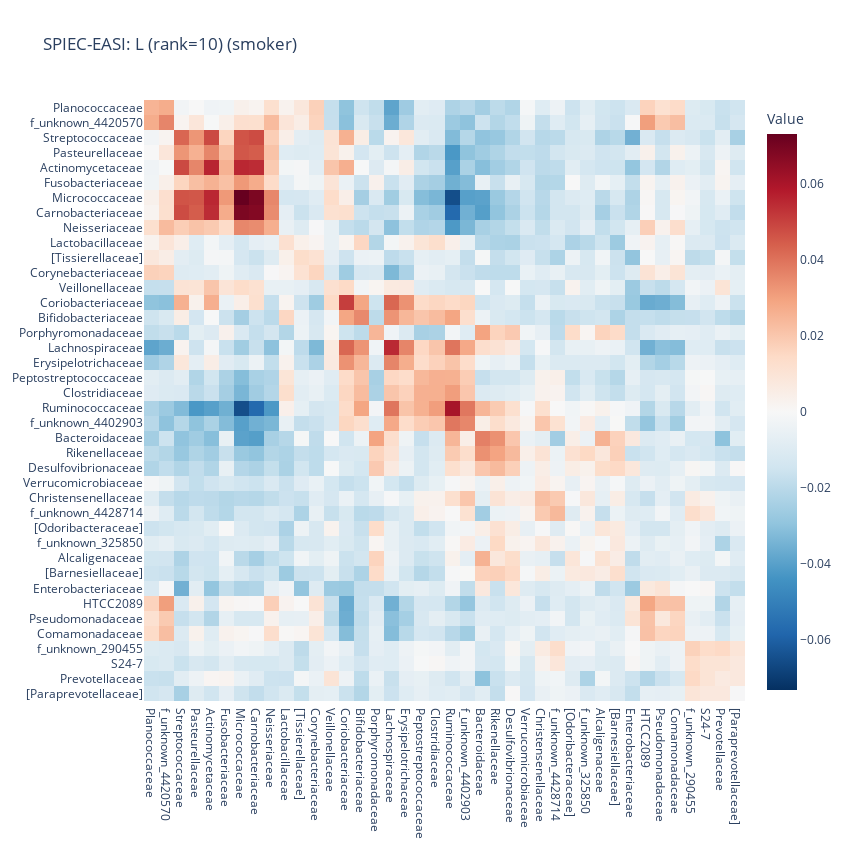
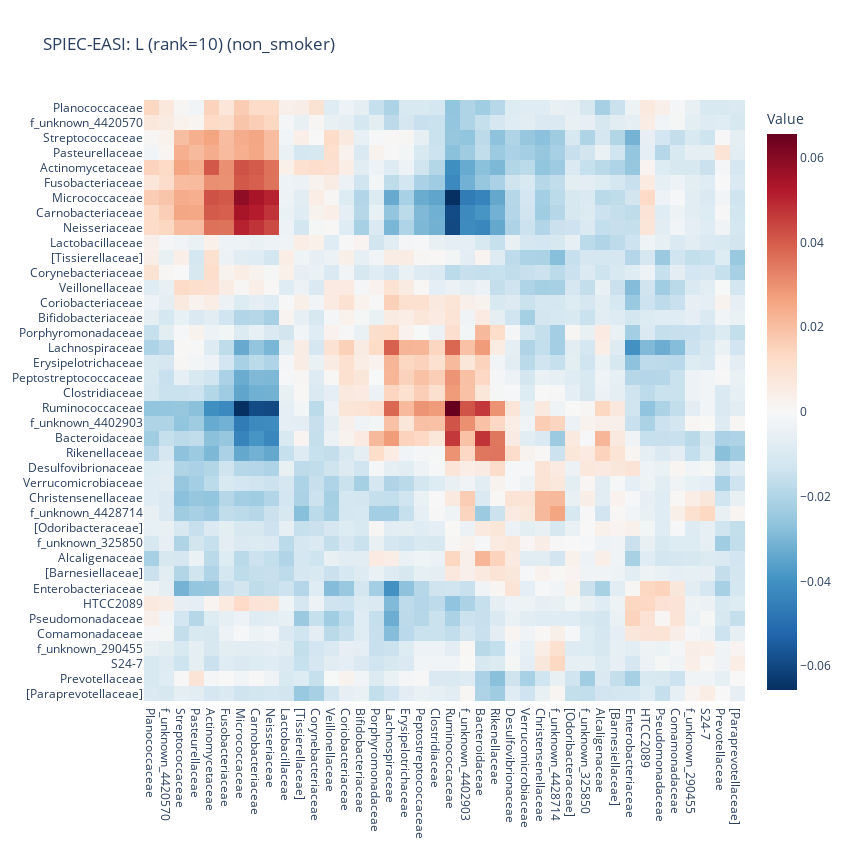

The code cell stored with these charts, in order, in its notebook:
### Markdown cell above
### Low-rank part

### Code cell
se_L_smoker = pd.read_csv('data/AGP/low_rank_smoker.csv', sep=',', index_col=0)
se_L_nonsmoker = pd.read_csv('data/AGP/low_rank_non_smoker.csv', sep=',', index_col=0)

for case, se_L in zip(["smoker", "non_smoker"], [se_L_smoker, se_L_nonsmoker]):
    rank_se_L = np.linalg.matrix_rank(se_L)
    print(f"Rank of the low-rank matrix from SPIEC-EASI ({case}): {rank_se_L}")

    se_L.index, se_L.columns = family_names, family_names
    se_L = se_L.iloc[ordered_indices, ordered_indices]

    fig = px.imshow(se_L,
                    color_continuous_scale='RdBu_r',
                    labels={'color': 'Value'},
                    title=f'SPIEC-EASI: L (rank={rank_se_L}) ({case})',
                    color_continuous_midpoint=0)

    fig.update_layout(
        width=850,
        height=850,
        xaxis=dict(tickmode='array', tickvals=list(range(len(names_dict))), ticktext=[names_dict[idx] for idx in se_L.index.map(int)]),
        yaxis=dict(tickmode='array', tickvals=list(range(len(names_dict))), ticktext=[names_dict[idx] for idx in se_L.columns.map(int)])
    )

    fig.show()

### Figure 1 — Plotly figure (JSON) as saved in the notebook; plotly's stock layout.template omitted (floating-point values rounded to 4 significant figures; data arrays with more than 128 entries replaced by an {"elided": "..."} marker saying what was removed)
{"data": [{"coloraxis": "coloraxis", "hovertemplate": "x: %{x}<br>y: %{y}<br>Value: %{z}<extra></extra>", "name": "0", "type": "heatmap", "x": ["4446058", "4420570", "4425214", "4477696", "12574", "4387092", "952003", "1696853", "4396235", "128300", "505670", "1000986", "2829179", "4481613", "4347159", "4365130", "4457438", "4480861", "4409730", "4446320", "4481131", "4402903", "4468234", "4453609", "359872", "4306262", "4402605", "4428714", "4476877", "325850", "841635", "175844", "4448331", "710275", "1071450", "1117593", "290455", "177679", "4436552", "165118"], "xaxis": "x", "y": ["4446058", "4420570", "4425214", "4477696", "12574", "4387092", "952003", "1696853", "4396235", "128300", "505670", "1000986", "2829179", "4481613", "4347159", "4365130", "4457438", "4480861", "4409730", "4446320", "4481131", "4402903", "4468234", "4453609", "359872", "4306262", "4402605", "4428714", "4476877", "325850", "841635", "175844", "4448331", "710275", "1071450", "1117593", "290455", "177679", "4436552", "165118"], "yaxis": "y", "z": {"elided": "40x40 float values"}}], "layout": {"coloraxis": {"cmid": 0, "colorbar": {"title": {"text": "Value"}}, "colorscale": [[0, "rgb(5,48,97)"], [0.1, "rgb(33,102,172)"], [0.2, "rgb(67,147,195)"], [0.3, "rgb(146,197,222)"], [0.4, "rgb(209,229,240)"], [0.5, "rgb(247,247,247)"], [0.6, "rgb(253,219,199)"], [0.7, "rgb(244,165,130)"], [0.8, "rgb(214,96,77)"], [0.9, "rgb(178,24,43)"], [1, "rgb(103,0,31)"]]}, "height": 850, "title": {"text": "SPIEC-EASI: L (rank=10) (smoker)"}, "width": 850, "xaxis": {"anchor": "y", "constrain": "domain", "domain": [0, 1], "scaleanchor": "y", "tickmode": "array", "ticktext": ["Planococcaceae", "f_unknown_4420570", "Streptococcaceae", "Pasteurellaceae", "Actinomycetaceae", "Fusobacteriaceae", "Micrococcaceae", "Carnobacteriaceae", "Neisseriaceae", "Lactobacillaceae", "[Tissierellaceae]", "Corynebacteriaceae", "Veillonellaceae", "Coriobacteriaceae", "Bifidobacteriaceae", "Porphyromonadaceae", "Lachnospiraceae", "Erysipelotrichaceae", "Peptostreptococcaceae", "Clostridiaceae", "Ruminococcaceae", "f_unknown_4402903", "Bacteroidaceae", "Rikenellaceae", "Desulfovibrionaceae", "Verrucomicrobiaceae", "Christensenellaceae", "f_unknown_4428714", "[Odoribacteraceae]", "f_unknown_325850", "Alcaligenaceae", "[Barnesiellaceae]", "Enterobacteriaceae", "HTCC2089", "Pseudomonadaceae", "Comamonadaceae", "f_unknown_290455", "S24-7", "Prevotellaceae", "[Paraprevotellaceae]"], "tickvals": [0, 1, 2, 3, 4, 5, 6, 7, 8, 9, 10, 11, 12, 13, 14, 15, 16, 17, 18, 19, 20, 21, 22, 23, 24, 25, 26, 27, 28, 29, 30, 31, 32, 33, 34, 35, 36, 37, 38, 39]}, "yaxis": {"anchor": "x", "autorange": "reversed", "constrain": "domain", "domain": [0, 1], "tickmode": "array", "ticktext": ["Planococcaceae", "f_unknown_4420570", "Streptococcaceae", "Pasteurellaceae", "Actinomycetaceae", "Fusobacteriaceae", "Micrococcaceae", "Carnobacteriaceae", "Neisseriaceae", "Lactobacillaceae", "[Tissierellaceae]", "Corynebacteriaceae", "Veillonellaceae", "Coriobacteriaceae", "Bifidobacteriaceae", "Porphyromonadaceae", "Lachnospiraceae", "Erysipelotrichaceae", "Peptostreptococcaceae", "Clostridiaceae", "Ruminococcaceae", "f_unknown_4402903", "Bacteroidaceae", "Rikenellaceae", "Desulfovibrionaceae", "Verrucomicrobiaceae", "Christensenellaceae", "f_unknown_4428714", "[Odoribacteraceae]", "f_unknown_325850", "Alcaligenaceae", "[Barnesiellaceae]", "Enterobacteriaceae", "HTCC2089", "Pseudomonadaceae", "Comamonadaceae", "f_unknown_290455", "S24-7", "Prevotellaceae", "[Paraprevotellaceae]"], "tickvals": [0, 1, 2, 3, 4, 5, 6, 7, 8, 9, 10, 11, 12, 13, 14, 15, 16, 17, 18, 19, 20, 21, 22, 23, 24, 25, 26, 27, 28, 29, 30, 31, 32, 33, 34, 35, 36, 37, 38, 39]}}}

### Figure 2 — Plotly figure (JSON) as saved in the notebook; plotly's stock layout.template omitted (floating-point values rounded to 4 significant figures; data arrays with more than 128 entries replaced by an {"elided": "..."} marker saying what was removed)
{"data": [{"coloraxis": "coloraxis", "hovertemplate": "x: %{x}<br>y: %{y}<br>Value: %{z}<extra></extra>", "name": "0", "type": "heatmap", "x": ["4446058", "4420570", "4425214", "4477696", "12574", "4387092", "952003", "1696853", "4396235", "128300", "505670", "1000986", "2829179", "4481613", "4347159", "4365130", "4457438", "4480861", "4409730", "4446320", "4481131", "4402903", "4468234", "4453609", "359872", "4306262", "4402605", "4428714", "4476877", "325850", "841635", "175844", "4448331", "710275", "1071450", "1117593", "290455", "177679", "4436552", "165118"], "xaxis": "x", "y": ["4446058", "4420570", "4425214", "4477696", "12574", "4387092", "952003", "1696853", "4396235", "128300", "505670", "1000986", "2829179", "4481613", "4347159", "4365130", "4457438", "4480861", "4409730", "4446320", "4481131", "4402903", "4468234", "4453609", "359872", "4306262", "4402605", "4428714", "4476877", "325850", "841635", "175844", "4448331", "710275", "1071450", "1117593", "290455", "177679", "4436552", "165118"], "yaxis": "y", "z": {"elided": "40x40 float values"}}], "layout": {"coloraxis": {"cmid": 0, "colorbar": {"title": {"text": "Value"}}, "colorscale": [[0, "rgb(5,48,97)"], [0.1, "rgb(33,102,172)"], [0.2, "rgb(67,147,195)"], [0.3, "rgb(146,197,222)"], [0.4, "rgb(209,229,240)"], [0.5, "rgb(247,247,247)"], [0.6, "rgb(253,219,199)"], [0.7, "rgb(244,165,130)"], [0.8, "rgb(214,96,77)"], [0.9, "rgb(178,24,43)"], [1, "rgb(103,0,31)"]]}, "height": 850, "title": {"text": "SPIEC-EASI: L (rank=10) (non_smoker)"}, "width": 850, "xaxis": {"anchor": "y", "constrain": "domain", "domain": [0, 1], "scaleanchor": "y", "tickmode": "array", "ticktext": ["Planococcaceae", "f_unknown_4420570", "Streptococcaceae", "Pasteurellaceae", "Actinomycetaceae", "Fusobacteriaceae", "Micrococcaceae", "Carnobacteriaceae", "Neisseriaceae", "Lactobacillaceae", "[Tissierellaceae]", "Corynebacteriaceae", "Veillonellaceae", "Coriobacteriaceae", "Bifidobacteriaceae", "Porphyromonadaceae", "Lachnospiraceae", "Erysipelotrichaceae", "Peptostreptococcaceae", "Clostridiaceae", "Ruminococcaceae", "f_unknown_4402903", "Bacteroidaceae", "Rikenellaceae", "Desulfovibrionaceae", "Verrucomicrobiaceae", "Christensenellaceae", "f_unknown_4428714", "[Odoribacteraceae]", "f_unknown_325850", "Alcaligenaceae", "[Barnesiellaceae]", "Enterobacteriaceae", "HTCC2089", "Pseudomonadaceae", "Comamonadaceae", "f_unknown_290455", "S24-7", "Prevotellaceae", "[Paraprevotellaceae]"], "tickvals": [0, 1, 2, 3, 4, 5, 6, 7, 8, 9, 10, 11, 12, 13, 14, 15, 16, 17, 18, 19, 20, 21, 22, 23, 24, 25, 26, 27, 28, 29, 30, 31, 32, 33, 34, 35, 36, 37, 38, 39]}, "yaxis": {"anchor": "x", "autorange": "reversed", "constrain": "domain", "domain": [0, 1], "tickmode": "array", "ticktext": ["Planococcaceae", "f_unknown_4420570", "Streptococcaceae", "Pasteurellaceae", "Actinomycetaceae", "Fusobacteriaceae", "Micrococcaceae", "Carnobacteriaceae", "Neisseriaceae", "Lactobacillaceae", "[Tissierellaceae]", "Corynebacteriaceae", "Veillonellaceae", "Coriobacteriaceae", "Bifidobacteriaceae", "Porphyromonadaceae", "Lachnospiraceae", "Erysipelotrichaceae", "Peptostreptococcaceae", "Clostridiaceae", "Ruminococcaceae", "f_unknown_4402903", "Bacteroidaceae", "Rikenellaceae", "Desulfovibrionaceae", "Verrucomicrobiaceae", "Christensenellaceae", "f_unknown_4428714", "[Odoribacteraceae]", "f_unknown_325850", "Alcaligenaceae", "[Barnesiellaceae]", "Enterobacteriaceae", "HTCC2089", "Pseudomonadaceae", "Comamonadaceae", "f_unknown_290455", "S24-7", "Prevotellaceae", "[Paraprevotellaceae]"], "tickvals": [0, 1, 2, 3, 4, 5, 6, 7, 8, 9, 10, 11, 12, 13, 14, 15, 16, 17, 18, 19, 20, 21, 22, 23, 24, 25, 26, 27, 28, 29, 30, 31, 32, 33, 34, 35, 36, 37, 38, 39]}}}
